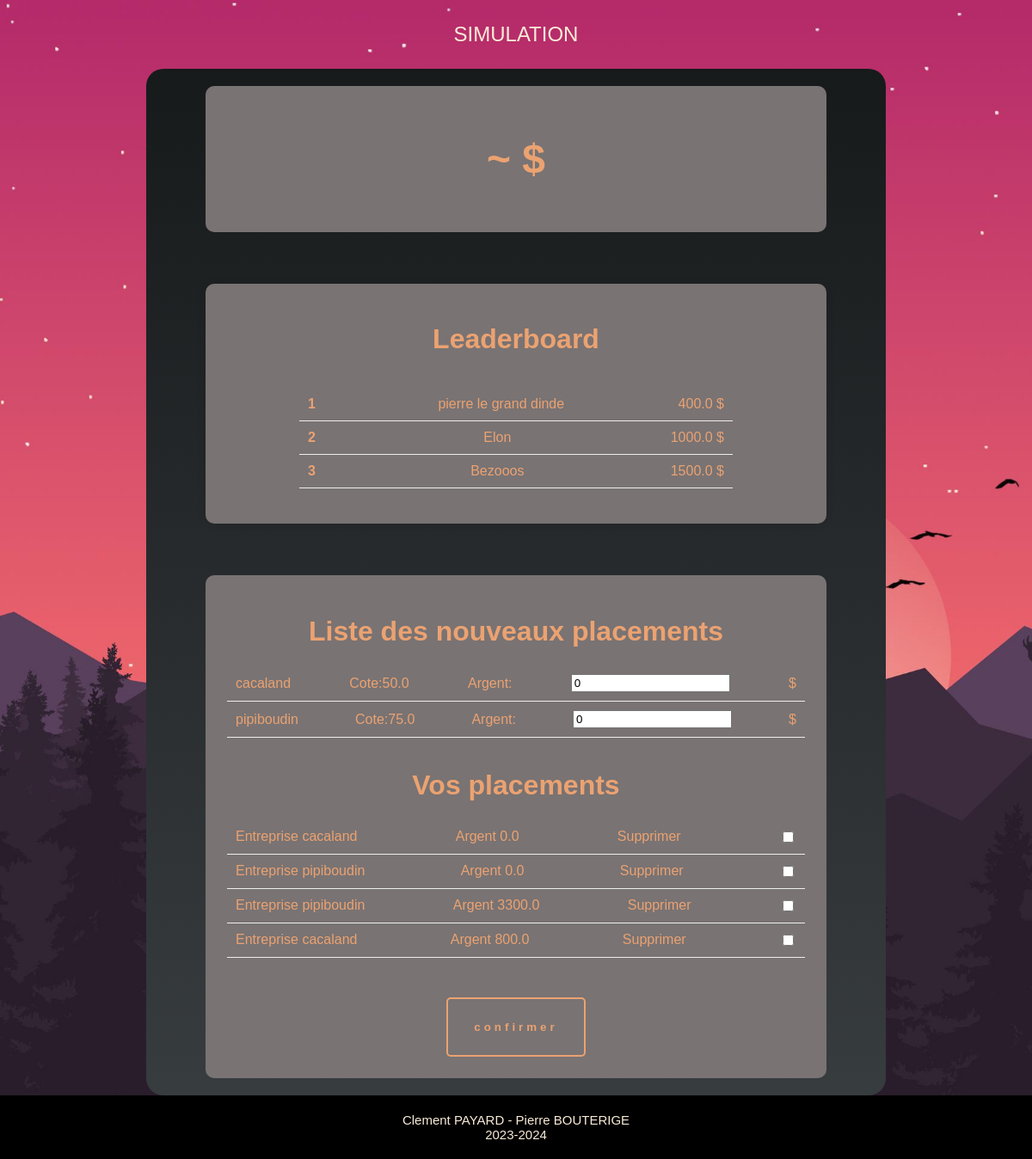
The page /display_data/ on the database its author committed.
### business_game/models.py (models this page shows)
class Joueur(models.Model):
    idjoueur = models.AutoField(primary_key=True)
    nom = models.CharField(max_length=100, default='Cacaprout')  # Ajout du champ "nom"
    capital = models.FloatField(default=0.0)

class Entreprise(models.Model):
    idEntreprise = models.AutoField(primary_key=True)
    nom = models.CharField(max_length=100,default='Cacaprout&co')  # Ajout du champ "nom"
    cote = models.FloatField(default=0.0)

class Placement(models.Model):
    joueur = models.ForeignKey(Joueur, on_delete=models.CASCADE)
    Entreprise = models.ForeignKey(Entreprise, on_delete=models.CASCADE)
    argent = models.FloatField(default=0.0)  # Champ float

### business_game/views.py (the view)
# urls.py: path('display_data/', views.display_data, name='display_data'),
def display_data(request):
    joueurs = Joueur.objects.all()
    entreprises = Entreprise.objects.all()
    placements = Placement.objects.all()
    context = {
        'joueurs': joueurs,
        'entreprises': entreprises,
        'placements': placements,
    }
    return render(request, 'home.html', context)

### business_game/templates/home.html (shortened to what this page needs)
{% load static %}
<!DOCTYPE html>
<html lang="en">
  <head>
    <link rel="stylesheet" href="{% static 'css/home.css' %}">
  </head>
  <header>
    SIMULATION
  </header>
  <body>
    <main>
      <div id="Joueur">
        <h1>
          {{player.nom}}  ~  {{player.capital}} $
        </h1>
      </div>
      <div id="leaderboard">
        <h1>Leaderboard</h1>
        <ul>
                {% for joueur in joueurs %}
                <li><span class="rank">{{ forloop.counter }}</span>{{ joueur.nom }}<span class="score">{{ joueur.capital }} $</span></li>
                {% endfor %}
        </ul>
      </div>
      <form name="formulaire" method="post" action="/simulation/" onSubmit="return checkform()">
        <div id="newPlacement">
          <h1>Liste des nouveaux placements</h1>
          <ul>
            {% for entreprise in entreprises %}
            <li>
              <label for="nom">{{ entreprise.nom }}</label>
              <label for="cote">Cote:{{ entreprise.cote }}</label>
              <label for="argent">Argent:</label>
              <input name="E_{{ entreprise.idEntreprise }}" value="0">$</label>
            </li>
            {% endfor %}
          </ul>
        </div>
        <div id="placementJoueur">
          <h1>Vos placements</h1>
          <ul>
            {% for placement in placements %}
                  <li>
                    <span>Entreprise {{ placement.Entreprise.nom }}</span>
                    <span>Argent {{ placement.argent }}</span>
                    <label for="{{ forloop.counter }}">Supprimer</label>
                    <input type="checkbox" name="placement_{{ placement.Entreprise.idEntreprise }}" value="supprime">
                  </li>
            {% endfor %}
          </ul>
        </div>
        <input type="submit" value="confirmer" id="bouton_confirmer">
      </form>
    </main>
  </body>
  <footer>
    Clement PAYARD - Pierre BOUTERIGE <br>2023-2024
  </footer>
</html>

### business_game/static/css/home.css (style rules this page uses)
header { display: flex; flex-direction: column; justify-content: center; align-items: center; height: 80px; color: antiquewhite; font-size: x-large; text-align: center; }
body { font-family: Arial, sans-serif; background-image: url(../img/flat-mountain-landscape-wallpaper-2560x1920_27.jpg); background-size: cover; display: flex; flex-direction: column; align-items: center; margin: 0; padding: 0; }
main { display: flex; flex-direction: column; color: rgb(235, 162, 113); width: 70%; border-radius: 20px; background : linear-gradient(to bottom, #171a1b, #373c3f); padding : 10px; align-items: center; }
#Joueur, #leaderboard,form { display: flex; flex-direction: column; width: 80%; border-radius: 10px; background-color: rgb(121, 115, 115); margin: 10px; padding: 3%; align-items: center; text-align: center; }
#newPlacement, #placementJoueur { width: 100%; }
#leaderboard { margin: 50px auto; box-shadow: 0 0 10px rgba(0, 0, 0, 0.1); }
#Joueur { font-size: x-large; }
.rank { font-weight: bold; margin-right: 10px; }
ul { list-style-type: none; padding: 0; min-width: 75%; }
li { display: flex; justify-content: space-between; align-items: center; padding: 10px; border-bottom: 1px solid #eee; }
footer { width: 100%; background-color: black; font-size: 15px; color: antiquewhite; text-align: center; padding : 20px 0px; }
#bouton_confirmer { margin-top: 30px; padding: 25px 30px; background-color: rgb(121, 115, 115); color: rgb(235, 162, 113); font-weight: bold; border: none; border-radius: 5px; letter-spacing: 4px; overflow: hidden; transition: 0.5s; cursor: pointer; border: 2px solid rgb(235, 162, 113); }

### rows shown on the page
Joueur: nom "pierre le grand dinde", capital "400.0"
Joueur: nom "Elon", capital "1000.0"
Joueur: nom "Bezooos", capital "1500.0"
Entreprise: nom "cacaland", cote "50.0"
Entreprise: nom "pipiboudin", cote "75.0"
Placement: Entreprise.nom "cacaland", argent "0.0"
Placement: Entreprise.nom "pipiboudin", argent "0.0"
Placement: Entreprise.nom "pipiboudin", argent "3300.0"
Placement: Entreprise.nom "cacaland", argent "800.0"
